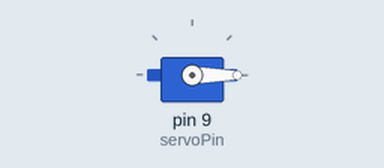
This sketch was run on a simulated Arduino Uno, built with avr-gcc and run on an emulated ATmega328P. On the bench: servo.

Above: at 0.05 s.
At 33.55 s:
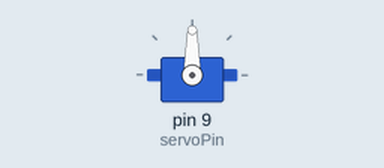
Timing chart, 0 to 87.2 s (numbered marks = the images above):
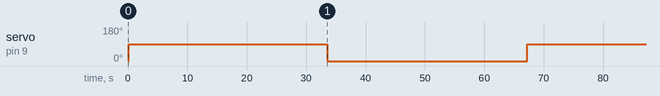

Measured:
- by itself, servo on pin 9 (servoPin): alternates 90° for 33.5 s and 0° for 33.6 s

The sketch:

servo-debug.ino
```cpp
//------------------------------------------------------------------
#include <Servo.h>
//------------------------------------------------------------------
Servo myservo;
const uint8_t servoPin = 9;
unsigned int servoSpeed = 0;
const float servoRpm = 46;
const int targetAngle = 90;
int currentAngle = 0;
const float degreesPerSecond = (1000.f * 60.f) / (360.f*servoRpm);
unsigned long previousAngleTime = 0;
unsigned long rotationTime = (degreesPerSecond * (float)targetAngle)/1000.f;
unsigned int servoUpdateTime = 50;
unsigned long previousServoTime = 0;
bool state = false;
//------------------------------------------------------------------
void setup()
{
  Serial.begin(9600);
  myservo.attach(servoPin);
  myservo.write(879);
}
//------------------------------------------------------------------
void loop()
{
  (currentAngle >= targetAngle) ? myservo.write(90) : myservo.write(servoSpeed);
  if (millis() - previousAngleTime > rotationTime)
  {
    currentAngle++;
    previousAngleTime = millis();
  }


  //  myservo.write(servoSpeed);
  //  delay(rotationTime);
  //  myservo.write(90);
  //  delay(rotationTime);

  //  myservo.writeMicroseconds();
  //  delay(rotationTime);
  //  myservo.write(90);
  //  delay(rotationTime);

  //  while (servoPos <= 180)
  //  {
  //    unsigned long now = millis();
  //    if (now - previousServoTime > servoUpdateTime)
  //    {
  //      state = !state;
  //      Serial.println(servoPos);
  //      (state)? myservo.write(servoPos) : myservo.write(0);
  //      previousServoTime = now;
  //    }
  //  }
  //  servoPos = 0;
  //  while (servoPos >= 0)
  //  {
  //    unsigned long now = millis();
  //    if (now - previousServoTime > servoUpdateTime)
  //    {
  //      myservo.write(servoPos--);
  //      previousServoTime = now;
  //    }
  //  }
}
//------------------------------------------------------------------
```
